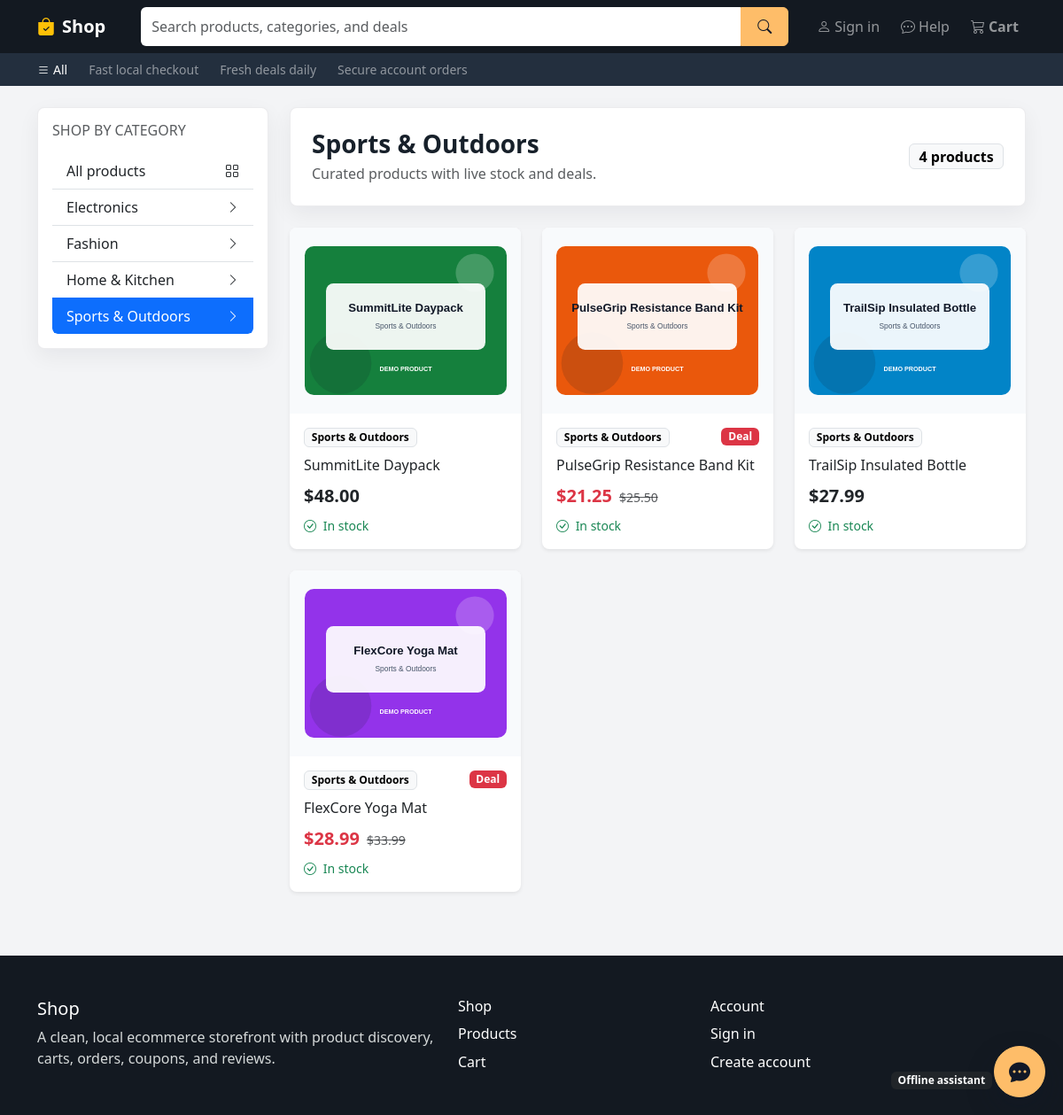
/products/category/sports-outdoors/, run on the app's committed database.
### products/models.py (models this page shows, shortened)
class Category(models.Model):
    name = models.CharField(max_length=120, unique=True)
    slug = models.SlugField(max_length=140, unique=True, blank=True)
    description = models.TextField(blank=True)
    is_active = models.BooleanField(default=True)
    created_at = models.DateTimeField(auto_now_add=True)
    updated_at = models.DateTimeField(auto_now=True)
    class Meta:
        verbose_name = "Category"
        verbose_name_plural = "Categories"
        ordering = ["name"]

class Product(models.Model):
    category = models.ForeignKey(
        Category,
        on_delete=models.PROTECT,
        related_name="products",
    )
    name = models.CharField(max_length=180)
    slug = models.SlugField(max_length=220, unique=True, blank=True)
    description = models.TextField()
    price = models.DecimalField(
        max_digits=10,
        decimal_places=2,
        validators=[MinValueValidator(Decimal("0.01"))],
    )
    discount_price = models.DecimalField(
        max_digits=10,
        decimal_places=2,
        blank=True,
        null=True,
        validators=[MinValueValidator(Decimal("0.01"))],
    )
    stock = models.PositiveIntegerField(default=0)
    is_available = models.BooleanField(default=True)
    created_at = models.DateTimeField(auto_now_add=True)
    updated_at = models.DateTimeField(auto_now=True)
    class Meta:
        ordering = ["-created_at"]
        indexes = [
            models.Index(fields=["slug"]),
            models.Index(fields=["is_available", "stock"]),
        ]
    @property
    def has_discount(self):
        return self.discount_price is not None and self.discount_price < self.price
    @property
    def in_stock(self):
        return self.stock > 0

class ProductImage(models.Model):
    product = models.ForeignKey(
        Product,
        on_delete=models.CASCADE,
        related_name="images",
    )
    image = models.ImageField(upload_to=product_image_upload_path)
    alt_text = models.CharField(max_length=180, blank=True)
    is_primary = models.BooleanField(default=False)
    created_at = models.DateTimeField(auto_now_add=True)
    class Meta:
        ordering = ["-is_primary", "created_at"]

### products/views.py (the view)
# urls.py: path("", ProductListView.as_view(), name="product_list"),
class ProductListView(ListView):
    model = Product
    template_name = "products/product_list.html"
    context_object_name = "products"
    paginate_by = 12
    def dispatch(self, request, *args, **kwargs):
        self.category = None
        category_slug = self.kwargs.get("category_slug")
        if category_slug:
            self.category = get_object_or_404(
                Category,
                slug=category_slug,
                is_active=True,
            )
        return super().dispatch(request, *args, **kwargs)
    def get_queryset(self):
        queryset = (
            product_card_queryset()
        )
        if self.category:
            queryset = queryset.filter(category=self.category)
        search_query = self.request.GET.get("q", "").strip()
        if search_query:
            queryset = queryset.filter(
                Q(name__icontains=search_query)
                | Q(description__icontains=search_query)
                | Q(category__name__icontains=search_query)
            )
        return queryset.order_by("-created_at")
    def get_context_data(self, **kwargs):
        context = super().get_context_data(**kwargs)
        context["categories"] = Category.objects.filter(is_active=True).order_by("name")
        context["selected_category"] = self.category
        context["search_query"] = self.request.GET.get("q", "").strip()
        return context

### products/views.py (called while the page is built)
def product_card_queryset():
    return Product.objects.filter(is_available=True).select_related("category").prefetch_related(
        Prefetch(
            "images",
            queryset=ProductImage.objects.order_by("-is_primary", "created_at"),
        )
    )

### templates/products/product_list.html (shortened to what this page needs)
{% extends "base.html" %}
{% block content %}
<div class="container">
    <div class="row g-4">
        <aside class="col-lg-3">
            <div class="surface rounded-3 p-3 sticky-lg-top" style="top: 1rem;">
                <h2 class="h6 text-uppercase text-muted mb-3">Shop by category</h2>
                <div class="list-group list-group-flush rounded-2 overflow-hidden">
                    <a href="{% url 'products:product_list' %}" class="list-group-item list-group-item-action d-flex justify-content-between align-items-center {% if not selected_category %}active{% endif %}">
                        All products
                        <i class="bi bi-grid"></i>
                    </a>
                    {% for category in categories %}
                        <a href="{% url 'products:category_products' category.slug %}" class="list-group-item list-group-item-action d-flex justify-content-between align-items-center {% if selected_category == category %}active{% endif %}">
                            {{ category.name }}
                            <i class="bi bi-chevron-right small"></i>
                        </a>
                    {% empty %}
                        <span class="text-muted small">No categories yet.</span>
                    {% endfor %}
                </div>
            </div>
        </aside>
        <section class="col-lg-9" id="products-grid">
            <div class="surface rounded-3 p-4 mb-4">
                <div class="d-flex flex-column flex-md-row justify-content-between align-items-md-center gap-3">
                    <div>
                        <h1 class="h3 mb-1 fw-bold">
                            {% if selected_category %}
                                {{ selected_category.name }}
                            {% elif search_query %}
                                Search results
                            {% else %}
                                Products
                            {% endif %}
                        </h1>
                        {% if search_query %}
                            <p class="text-muted mb-0">Showing matches for "{{ search_query }}".</p>
                        {% else %}
                            <p class="text-muted mb-0">Curated products with live stock and deals.</p>
                        {% endif %}
                    </div>
                    <span class="badge text-bg-light border fs-6">{{ page_obj.paginator.count }} product{{ page_obj.paginator.count|pluralize }}</span>
                </div>
            </div>
            <div class="row row-cols-1 row-cols-sm-2 row-cols-xl-3 g-4">
                {% for product in products %}
                    <div class="col">
                        {% include "products/_product_card.html" with product=product %}
                    </div>
                {% endfor %}
            </div>
        </section>
    </div>
</div>
{% endblock %}

### templates/products/_product_card.html
<article class="card product-card h-100 border-0 shadow-sm rounded-3 overflow-hidden">
    <a href="{% url 'products:product_detail' product.slug %}" class="text-decoration-none">
        {% with image=product.images.all.0 %}
            {% if image %}
                <img src="{{ image.image.url }}" class="card-img-top object-fit-cover" alt="{{ image.alt_text|default:product.name }}" style="height: 210px;">
            {% else %}
                <div class="card-img-top product-image-fallback d-flex align-items-center justify-content-center text-muted" style="height: 210px;">
                    <i class="bi bi-image fs-2"></i>
                </div>
            {% endif %}
        {% endwith %}
    </a>
    <div class="card-body d-flex flex-column">
        <div class="d-flex justify-content-between align-items-start gap-2 mb-2">
            <span class="badge text-bg-light border">{{ product.category.name }}</span>
            {% if product.has_discount %}
                <span class="badge text-bg-danger">Deal</span>
            {% endif %}
        </div>
        <h3 class="h6 lh-base">
            <a href="{% url 'products:product_detail' product.slug %}" class="text-dark text-decoration-none">{{ product.name }}</a>
        </h3>
        <div class="mt-auto">
            {% if product.has_discount %}
                <div class="d-flex align-items-baseline gap-2">
                    <span class="fs-5 fw-bold text-danger">${{ product.discount_price }}</span>
                    <span class="small text-muted text-decoration-line-through">${{ product.price }}</span>
                </div>
            {% else %}
                <span class="fs-5 fw-bold">${{ product.price }}</span>
            {% endif %}
            <p class="small {% if product.in_stock %}text-success{% else %}text-danger{% endif %} mb-0 mt-2">
                <i class="bi {% if product.in_stock %}bi-check-circle{% else %}bi-x-circle{% endif %} me-1"></i>
                {% if product.in_stock %}In stock{% else %}Out of stock{% endif %}
            </p>
        </div>
    </div>
</article>

### templates/base.html (style rules this page uses)
:root { --shop-ink: #131921; --shop-ink-soft: #232f3e; --shop-gold: #febd69; --shop-gold-dark: #f3a847; --shop-page: #f3f4f6; }
body { background: var(--shop-page); color: #17202a; }
.surface { background: #fff; border: 1px solid rgba(15, 23, 42, .08); box-shadow: 0 8px 24px rgba(15, 23, 42, .06); }
.product-card { transition: transform .16s ease, box-shadow .16s ease; }
.product-card img, .product-image-fallback { background: #f8fafc; }

### data on the page
Category: name "Electronics"
Category: name "Fashion"
Category: name "Home & Kitchen"
Category: name "Sports & Outdoors"
Product: images.all.0.image (picture), category.name "Sports & Outdoors", name "SummitLite Daypack", price "48.00", stock "In stock"
Product: images.all.0.image (picture), category.name "Sports & Outdoors", shows "Deal", name "PulseGrip Resistance Band Kit", discount_price "21.25", price "25.50", stock "In stock"
Product: images.all.0.image (picture), category.name "Sports & Outdoors", name "TrailSip Insulated Bottle", price "27.99", stock "In stock"
Product: images.all.0.image (picture), category.name "Sports & Outdoors", shows "Deal", name "FlexCore Yoga Mat", discount_price "28.99", price "33.99", stock "In stock"

### other printed values
{{ page_obj.paginator.count }} "4"
